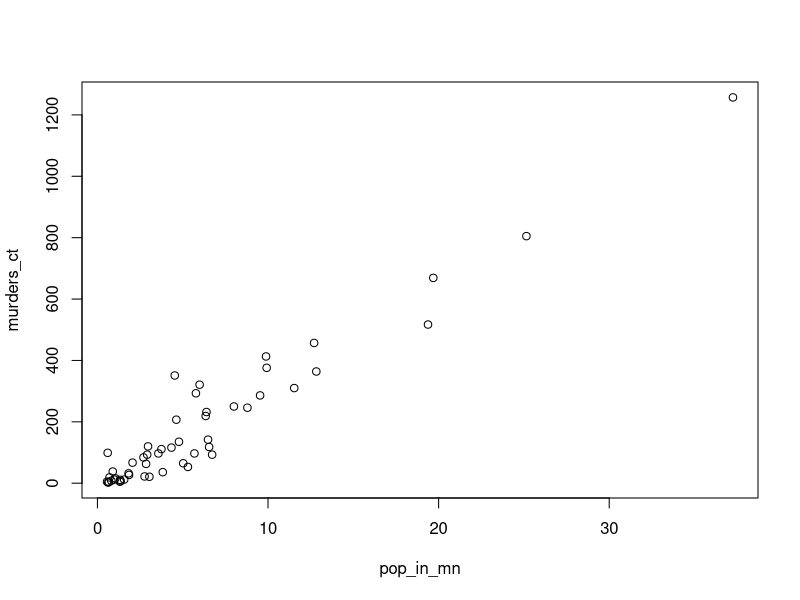
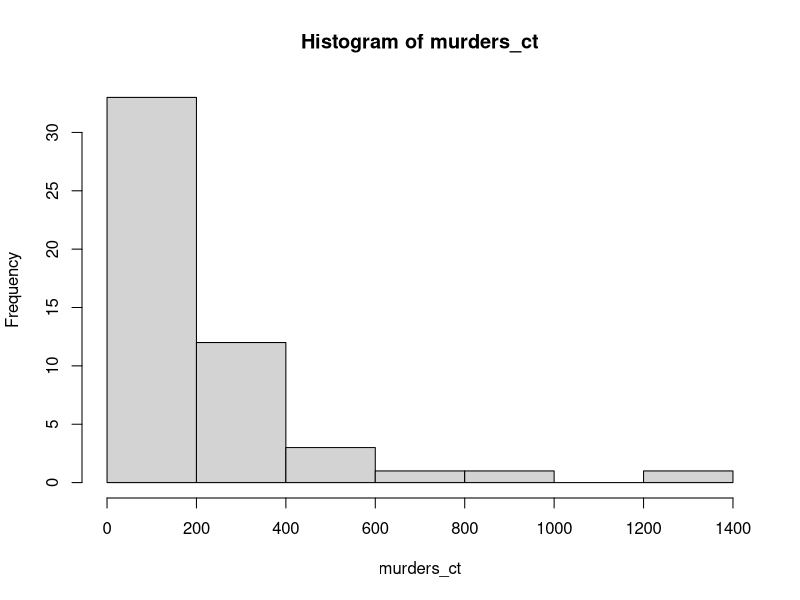
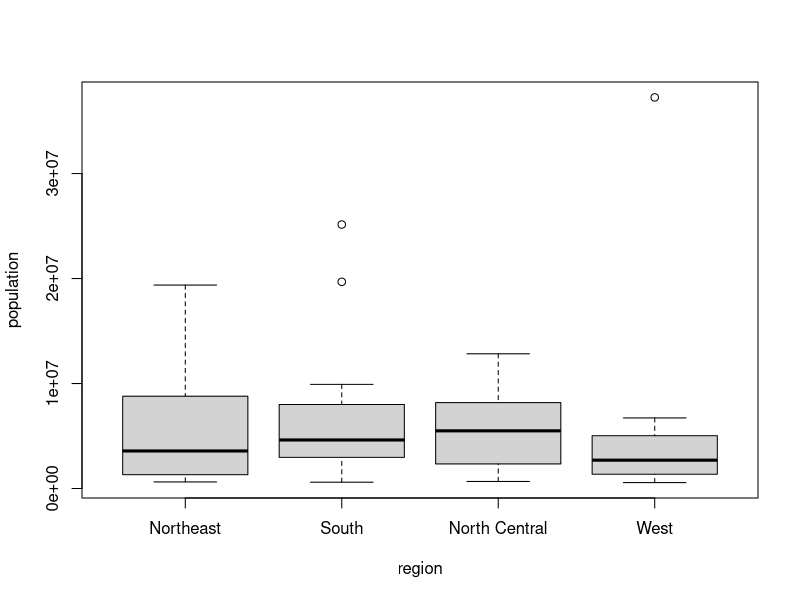

These charts were generated, in order, by the following R code: (Note: this script raises an error after producing the figures.)
# scatter plots
library('dslabs')
data('murders')

# scatter plot
pop_in_mn <- murders$population/1000000
murders_ct <- murders$total
plot(pop_in_mn, murders_ct)

#histogram
hist(murders_ct)

# Create a boxplot of state populations by region for the murders dataset
boxplot(population~region, data=murders)

library(dslabs)
data(heights)
options(digits = 3) 

head(heights)
#describe dataframe
str(heights)

#find mean
mean(heights$height)

#find entries bigger than mean
ind <- heights$height>mean(heights$height)
print (sum(ind))

ind <- heights$height>mean(heights$height) & heights$sex =='Female'
print (sum(ind))

ind <- heights$sex =='Female'
print (mean(ind))

min (heights$height)
which.min(heights$height)
heights$sex[1032]

max (heights$height)

x <- as.integer(min(heights$height)):as.integer(max(heights$height))
print (x)

tmp <- filter (heights, height %in% x)
nrow (tmp)

print (nrow(heights)-nrow(tmp))

mean(heights2$height)*2.54
head (heights)
heights2 <- filter (heights, sex=='Female')
nrow(heights2)


library(dslabs)
data(olive)
head(olive)
plot(olive$palmitic, olive$palmitoleic)

hist(olive$eicosenoic)

boxplot(palmitic~region, data=olive)
